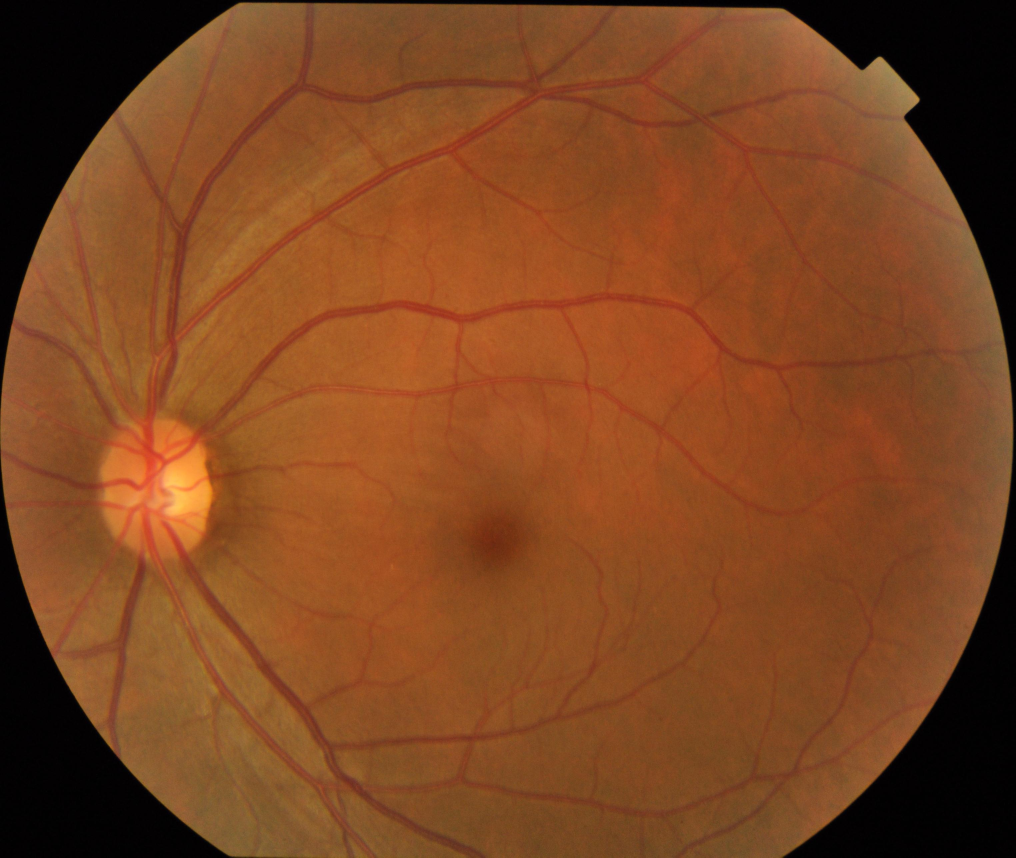
#> input picture 1000images/1ffa9627-8d87-11e8-9daf-6045cb817f5b..JPG, 3046 x 2572 px (shown at 1/3 size); its folder holds only this picture in this run
$ python -i app_funduschat_flask_cleaned.py   (imports and definitions only)
#> lines starting #> are read from the running program, lines starting #| are printed output that depends on the picture; after the words box and inside, x2 and y2 are one past the last pixel; in counts of white or black regions, pixels touching at a corner belong together
#> further down, picture is the input picture: shape (2572, 3046, 3); mean B, G, R 33.6, 69.5, 125.4

from flask import Flask, request, render_template_string, send_from_directory, url_for
import os
import cv2
import numpy as np
from sklearn.metrics.pairwise import cosine_similarity

# [1 line not run here, left out]

# Folders
STATIC_FOLDER = 'static'
UPLOAD_FOLDER = os.path.join(STATIC_FOLDER, 'uploads')
DATASET_FOLDER = 'dataset'
FEATURES_FILE = 'features.npz'

# [2 lines not run here, left out]

# -------------------
# HTML Template
# -------------------
HTML = r"""
<!DOCTYPE html>
<html>
<head>
<title>Fundus Chat Line</title>
<style>
  body { font-family: Arial; margin: 40px; }
  .disc { color: red; font-weight: bold; }
</style>
</head>
<body>
<h2>Fundus Chat Line</h2>
<p><strong>Demo only — not for clinical use.</strong></p>
<form method="POST" enctype="multipart/form-data">
  <p>Upload Fundus Image:<br><input type="file" name="image" required></p>
  <p>Optional Question:<br><input type="text" name="question" style="width:300px"></p>
  <button type="submit">Analyze</button>
</form>

{% if result %}
<hr>
<h3>Results</h3>
<p><b>Vessel Overlay:</b></p>
<img src="{{ url_for('static',verlay:</b></p>
{{ url_for(

<h3>Similar Images</h3>
{% for item in result.neighbors %}
  <div style="margin-bottom:10px;">
    {{ url_for(<br>
    Class: {{ item.label }}<br>
    Similarity: {{ '%.3f'|format(item.score) }}
  </div>
{% endfor %}

<h3>Summary</h3>
<div style="border:1px solid #ccc; padding:10px; width:500px;">
  <p><b>Provisional Label:</b> {{ result.provisional }}</p>
  <p>Vessel Density: {{ '%.3f'|format(result.vessel_density) }}</p>
  <p>Optic Disc Area: {{ '%.3f'|format(result.disc_area) }}</p>
  <p><b>Reply:</b> {{ result.reply }}</p>
</div>
{% endif %}
</body>
</html>
"""

# -------------------
# Image utilities
# -------------------
def load_image(path):
    return cv2.imread(path)

# [9 lines left out: function vessel_overlay, not called in this run]

def disc_overlay(img):
    r = img[:, :, 2]
    kernel = cv2.getStructuringElement(cv2.MORPH_ELLIPSE, (55, 55))
    tophat = cv2.morphologyEx(r, cv2.MORPH_TOPHAT, kernel)
    tophat = cv2.normalize(tophat, None, 0, 255, cv2.NORM_MINMAX)
    bl = cv2.GaussianBlur(tophat, (15, 15), 0)
    _, th = cv2.threshold(bl, 0, 255, cv2.THRESH_BINARY + cv2.THRESH_OTSU)
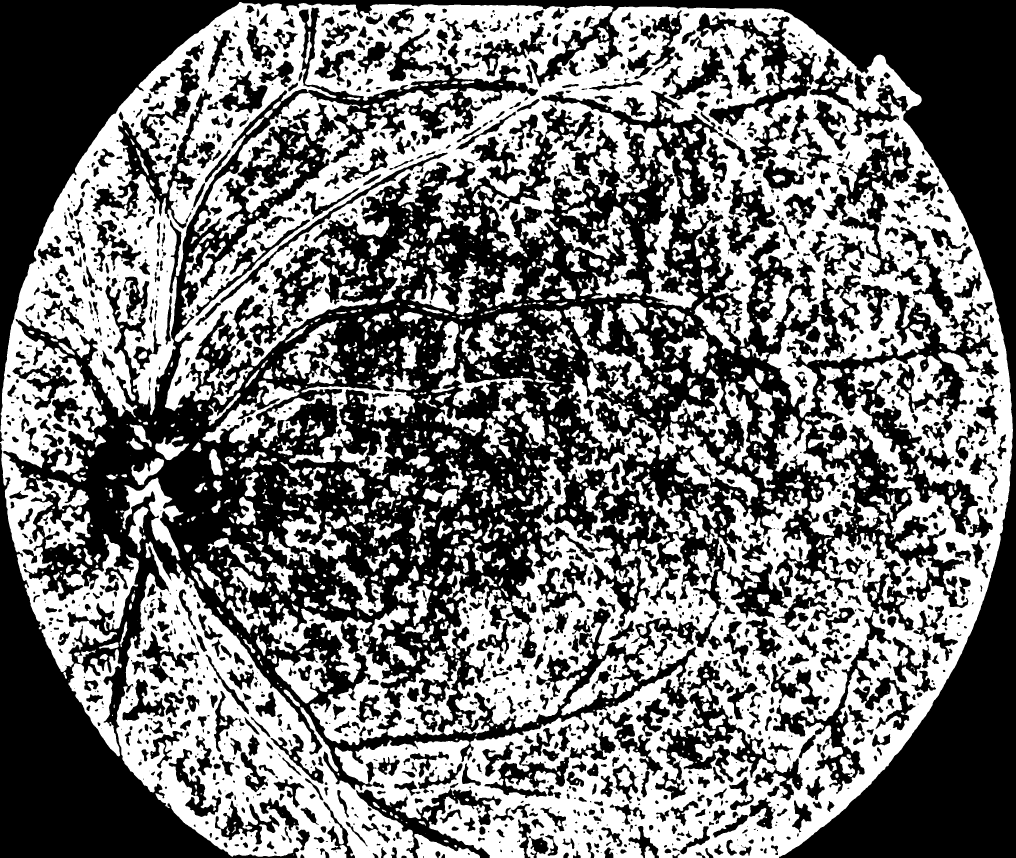
#> th: shape (2572, 3046) (shown at 1/3 size); 46.7% white; 1664 white regions (453 under 20 px), largest, box (x1, y1, x2, y2) and area: (0, 6, 3039, 2572) 2712098, (930, 1851, 1383, 2236) 54024, (1703, 1119, 2276, 1615) 51710
    th = cv2.morphologyEx(th, cv2.MORPH_CLOSE,
                          cv2.getStructuringElement(cv2.MORPH_ELLIPSE, (25, 25)))
#> th: shape (2572, 3046); 72.1% white; 516 black regions, largest, box (x1, y1, x2, y2) and area: (914, 0, 3046, 1213) 302113, (0, 0, 719, 1146) 280214, (2354, 1368, 3046, 2572) 272620
    th = cv2.morphologyEx(th, cv2.MORPH_OPEN,
                          cv2.getStructuringElement(cv2.MORPH_ELLIPSE, (15, 15)))
#> th: shape (2572, 3046); 71.5% white; 346 black regions (1 under 20 px), largest, box (x1, y1, x2, y2) and area: (753, 0, 3046, 1213) 304249, (0, 0, 719, 1146) 280229, (2354, 1368, 3046, 2572) 272633
    num, labels, stats, _ = cv2.connectedComponentsWithStats(th, 8)
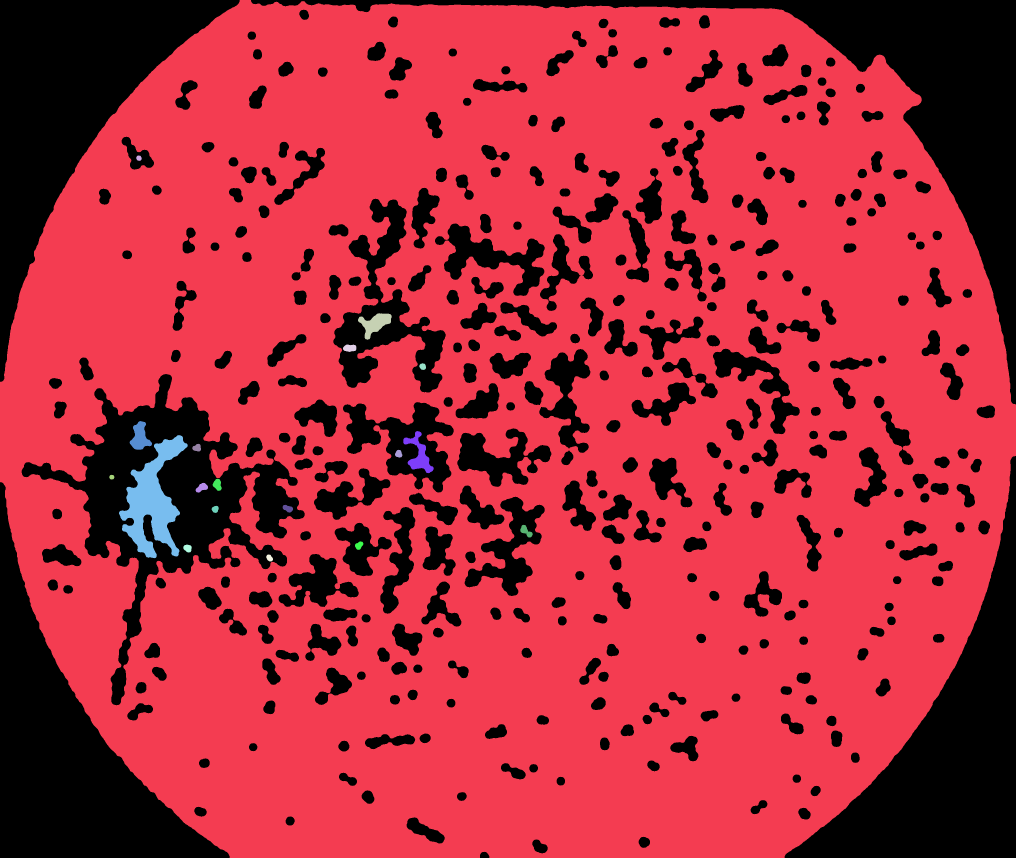
#> labels: shape (2572, 3046) int32 (shown at 1/3 size); 20 distinct labels, from 0 to 19; one colour per label, 0 black
#> num = 20; stats = 20 rows, first 6: [0, 0, 3046, 2572, 2228879], [0, 0, 3046, 2572, 5555047], [409, 466, 16, 17, 204], [1074, 940, 101, 79, 3891], [1029, 1033, 40, 23, 711], [1258, 1090, 20, 20, 309]
    if num > 1:
        largest = 1 + np.argmax(stats[1:, cv2.CC_STAT_AREA])
#> largest = 1
        mask = (labels == largest).astype(np.uint8) * 255
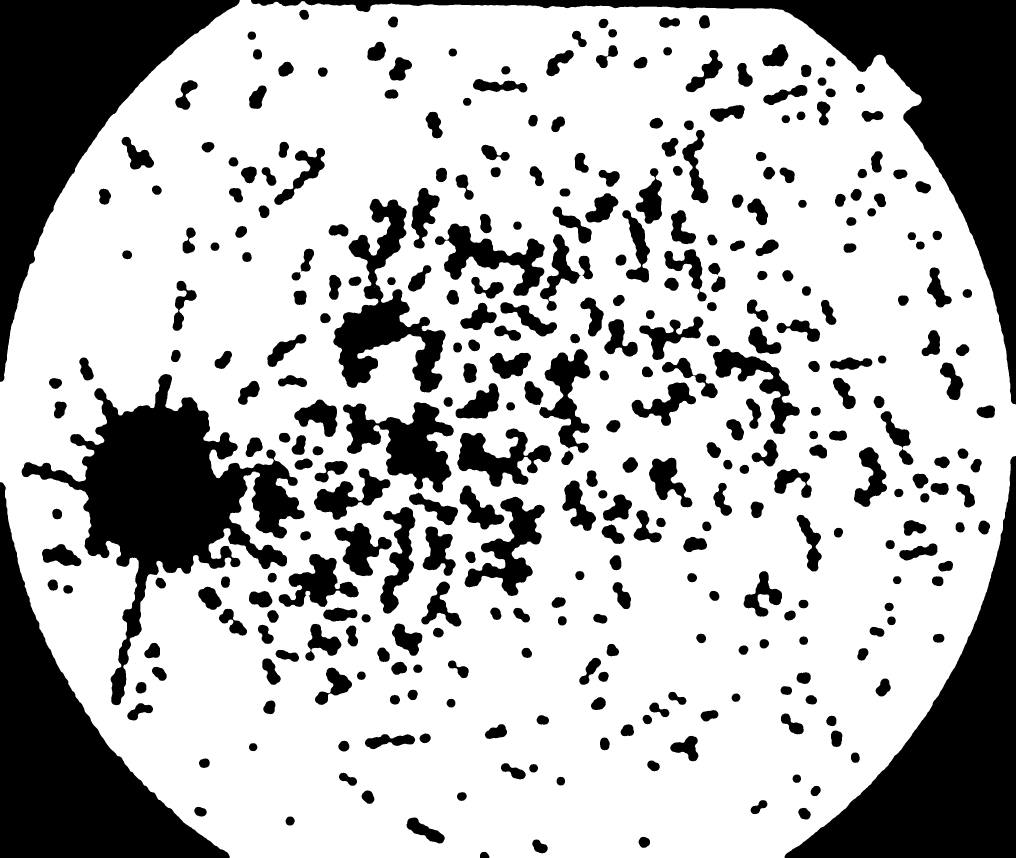
#> mask: shape (2572, 3046) (shown at 1/3 size); 70.9% white; 346 black regions (1 under 20 px), largest, box (x1, y1, x2, y2) and area: (753, 0, 3046, 1213) 304249, (0, 0, 719, 1146) 280229, (2354, 1368, 3046, 2572) 272633
    else:
        mask = th
    overlay = img.copy()
    overlay[mask == 0] = [0, 0, 255]
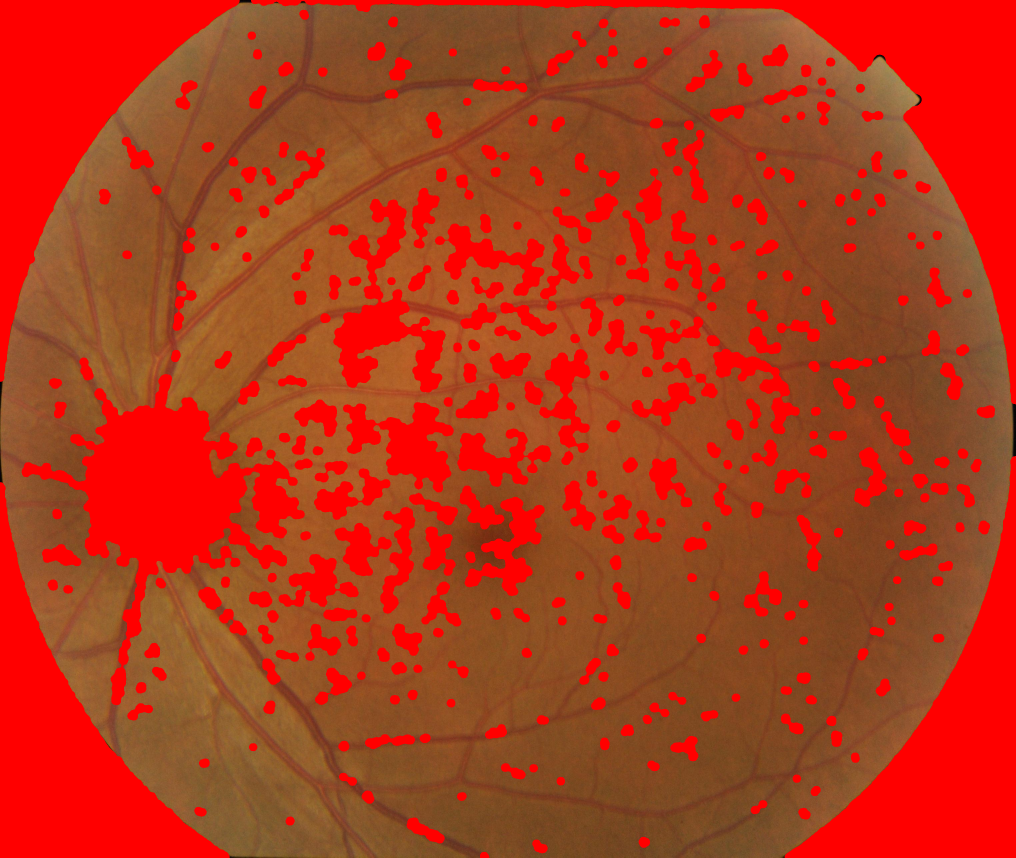
#> overlay: shape (2572, 3046, 3) (shown at 1/3 size); mean B, G, R 27.6, 57, 175.9
    return overlay, mask

# -------------------
# Features
# -------------------
# [47 lines left out: functions hist_feature, build_dataset_features, not called in this run]

# [9 lines not run here, left out]

# -------------------
# Routes
# -------------------
# [87 lines that did not run here, left out]

# [3 lines not run here, left out]

>>> import cv2
>>> picture = cv2.imread('1000images/1ffa9627-8d87-11e8-9daf-6045cb817f5b..JPG')
>>> result = disc_overlay(picture)

$ run again, on 1000images/1ffa9628-8d87-11e8-9daf-6045cb817f5b..JPG
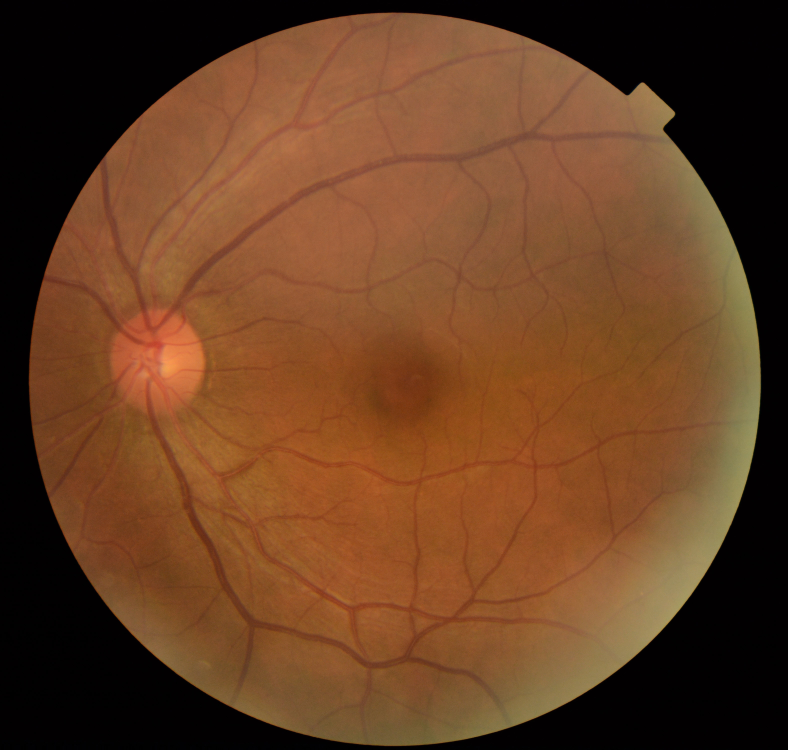
#> input picture 1000images/1ffa9628-8d87-11e8-9daf-6045cb817f5b..JPG, 3152 x 3000 px (shown at 1/4 size)
#> picture is the input picture: shape (3000, 3152, 3); mean B, G, R 34.9, 62.8, 102.3
#> in disc_overlay, `num, labels, stats, _ = cv2.connectedComponentsWithStats(th, 8)`:
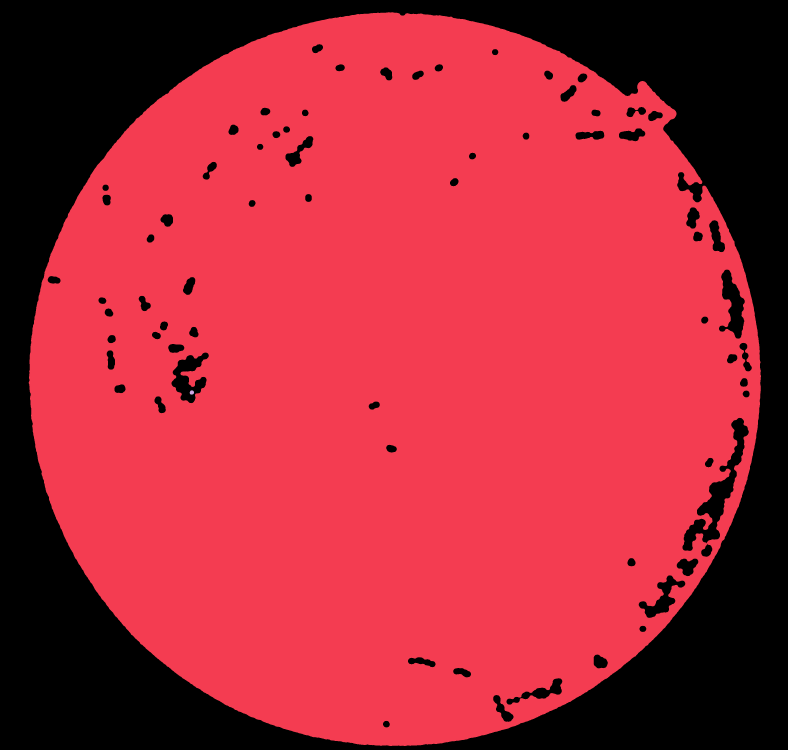
#> labels: shape (3000, 3152) int32 (shown at 1/4 size); 3 distinct labels, from 0 to 2; one colour per label, 0 black
#> num = 3; stats = [[0, 0, 3152, 3000, 2876142], [115, 49, 2929, 2935, 6579627], [759, 1561, 17, 18, 231]]
#> largest = 1
#> mask: shape (3000, 3152); 69.6% white; 70 black regions, largest, box (x1, y1, x2, y2) and area: (0, 0, 3152, 3000) 2706122, (2730, 1671, 2995, 2204) 33066, (686, 1410, 835, 1613) 14780
#> in disc_overlay, `overlay[mask == 0] = [0, 0, 255]`:
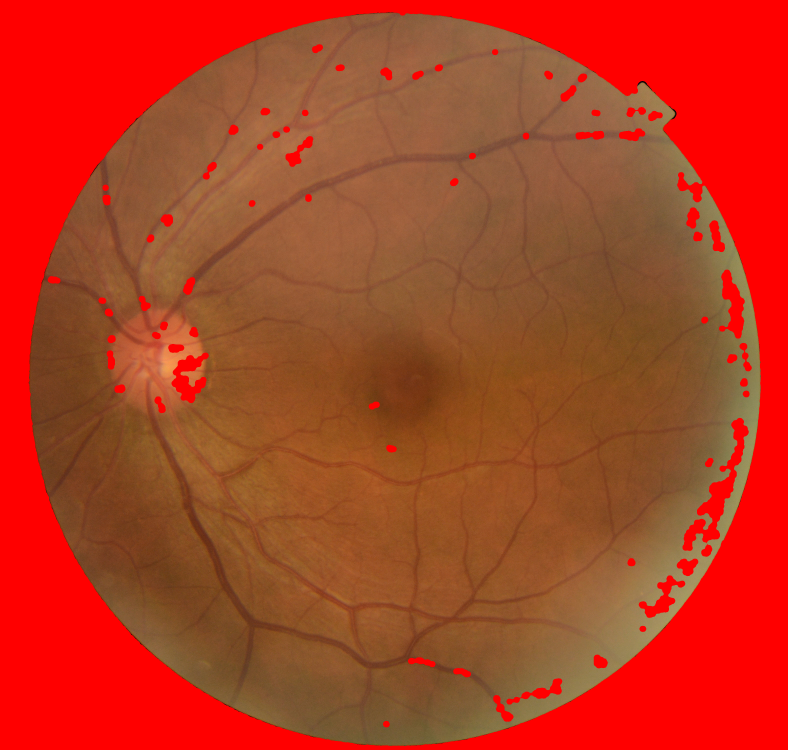
#> overlay: shape (3000, 3152, 3) (shown at 1/4 size); mean B, G, R 33.3, 60.6, 176.5
